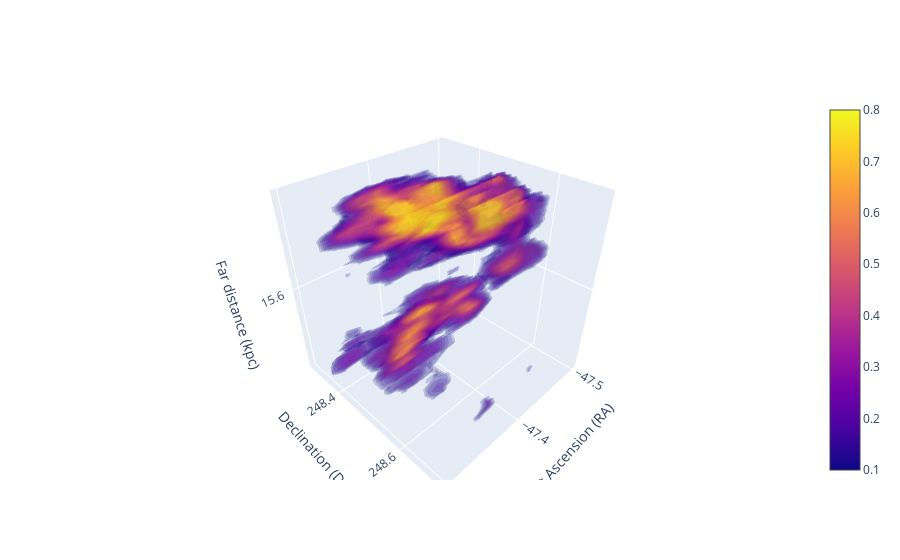

Notebook source saved alongside this figure:
### Code cell
import numpy as np
import plotly.graph_objs as go
from astropy.io import fits

fits_file_path = 'C:/Users/ASUS/Downloads/MC-100_new.fits'
hdulist = fits.open(fits_file_path)
fits_data = hdulist[0].data

fits_data = np.nan_to_num(fits_data, nan=0.0, posinf=np.nanmax(fits_data), neginf=np.nanmin(fits_data))
opacity = np.clip(fits_data / np.max(fits_data), 0, 1)

distance_choice = input("Choose 'near' or 'far' for distance calculation: ").lower()

x, y, z = np.mgrid[:opacity.shape[0], :opacity.shape[1], :opacity.shape[2]]
x = (x / np.max(x)) * (-47.30 + 47.50) - 47.50
y = (y / np.max(y)) * (248.70 - 248.30) + 248.30

if distance_choice == 'near':
    z = (z / np.max(z)) * (0.07 - 0.01) + 0.01
elif distance_choice == 'far':
    z = (z / np.max(z)) * (15.64 - 15.56) + 15.56

# Hacim görseli oluşturma
fig = go.Figure(data=go.Volume(
    x=x.flatten(),
    y=y.flatten(),
    z=z.flatten(),
    value=opacity.flatten(),
    isomin=0.1,
    isomax=0.8,
    opacity=0.1,
    surface_count=25
))

distance_label = "Near distance (kpc)" if distance_choice == 'near' else "Far distance (kpc)"
fig.update_layout(
    scene=dict(
        xaxis=dict(title="Right Ascension (RA)"),
        yaxis=dict(title="Declination (Dec)"),
        zaxis=dict(title=distance_label)
    )
)

fig.show()

### Figure 1 — Plotly figure (JSON) as saved in the notebook; plotly's stock layout.template omitted (floating-point values rounded to 4 significant figures; data arrays with more than 128 entries replaced by an {"elided": "..."} marker saying what was removed)
{"data": [{"isomax": 0.8, "isomin": 0.1, "opacity": 0.1, "surface": {"count": 25}, "type": "volume", "value": {"elided": "44149 float values"}, "x": {"elided": "44149 float values"}, "y": {"elided": "44149 float values"}, "z": {"elided": "44149 float values"}}], "layout": {"scene": {"xaxis": {"title": {"text": "Right Ascension (RA)"}}, "yaxis": {"title": {"text": "Declination (Dec)"}}, "zaxis": {"title": {"text": "Far distance (kpc)"}}}}}
